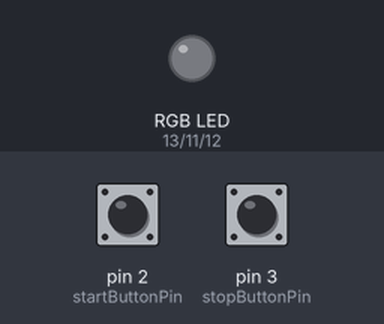
This sketch was run on a simulated Arduino Uno, built with avr-gcc and run on an emulated ATmega328P. Shown: an RGB LED mixed from three pins (HIGH = lit). Dashed ring = blinking. Inputs (shaded band) come from the test bench; at power-on: pin 2 (startButtonPin) LOW, pin 3 (stopButtonPin) LOW.

Above: at 1.2 s.
1.3 s: pin 2 (startButtonPin) pulled HIGH for 0.15 s
At 1.7 s:
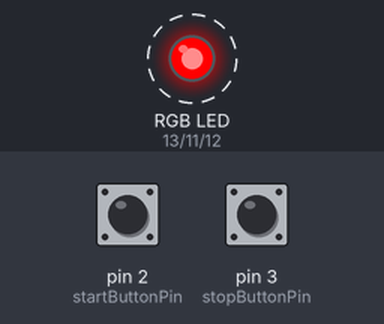
4.3 s: pin 3 (stopButtonPin) pulled HIGH for 0.15 s
At 5.3 s:
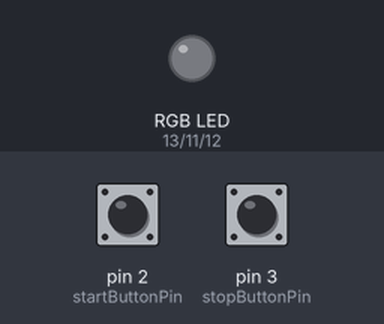
5.9 s: pin 2 (startButtonPin) pulled HIGH for 1 s
At 6.8 s:
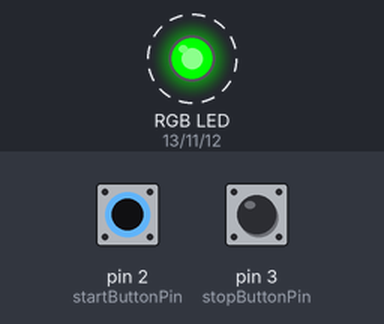
9.9 s: pin 3 (stopButtonPin) pulled HIGH for 1 s
At 10.8 s:
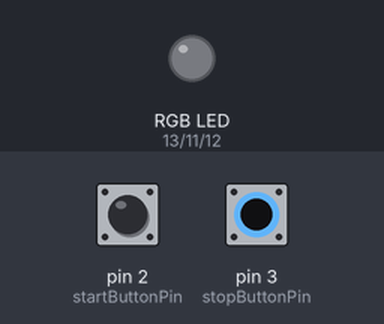
Timing chart, 0 to 12.9 s (numbered marks = the images above; inputs shaded):
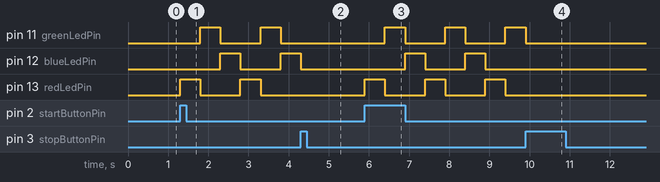

The sketch:

level-3.ino
```cpp
/*
 _______________________________________________________________
/  Name: Kyler. V            level 3          Date: 2023-10-06  \
|                                                               |
|                          Description                          |
|                                                               |
|   This program will display a color on an RGB LED when the    |
|  start button is pressed. The color will change every 500ms.  |
|    When the stop button is pressed, the LED will turn off.    |
\_______________________________________________________________/
*/

/*
-----------------------------------------
|         Initialize variables          |
-----------------------------------------
*/
// Initialize button and LED pins
int startButtonPin = 2;
int stopButtonPin = 3;

int redLedPin = 13;
int greenLedPin = 11;
int blueLedPin = 12;

// Initialize state variables
bool display = false;
int colorIndex = 0;
long int colorSwap = 0;

// Create a struct to represent an RGB color
struct RGB {
    bool r;
    bool g;
    bool b;
};

// Create an array of RGB colors
RGB colors[] = {
    {true, false, false}, // Red
    {false, true, false}, // Green
    {false, false, true}  // Blue
};

// Initialize rgb display function
void rgbDisplay(RGB rgb);

/*
-----------------------------------------
|       Setup pins and interrupts       |
-----------------------------------------
*/
void setup() {
    pinMode(startButtonPin, INPUT);
    pinMode(stopButtonPin, INPUT);

    pinMode(redLedPin, OUTPUT);
    pinMode(greenLedPin, OUTPUT);
    pinMode(blueLedPin, OUTPUT);

    attachInterrupt(digitalPinToInterrupt(startButtonPin), changeStateON, RISING);
    attachInterrupt(digitalPinToInterrupt(stopButtonPin), changeStateOFF, RISING);
}

/*
-----------------------------------------
|               Main loop               |
-----------------------------------------
*/
void loop() {
    // If we are displaying, display the next color
    if (display) {
        rgbDisplay(colors[colorIndex]);
        delay(500);
        colorIndex = (colorIndex < 2) ? (colorIndex + 1) : 0;

    // Otherwise turn off the display
    } else {
        rgbDisplay(RGB{false, false, false});
        colorIndex = 0;
    }
}

// Change the state of the display to ON
void changeStateON() {
    display = true;
}

// Change the state of the display to OFF
void changeStateOFF() {
    display = false;
}

// Display an RGB color
void rgbDisplay(RGB rgb) {
    digitalWrite(redLedPin, rgb.r);
    digitalWrite(greenLedPin, rgb.g);
    digitalWrite(blueLedPin, rgb.b);
}
```

Measured:
- after the input at 1.3 s, pin 11 (greenLedPin): alternates HIGH for 0.50 s and LOW for 1.0 s, starting after 0.50 s; pin 12 (blueLedPin): LOW → HIGH after 1.0 s, → LOW 0.50 s later, → HIGH 1.0 s later; pin 13 (redLedPin): alternates HIGH for 0.50 s and LOW for 1.0 s, starting at once
- after the input at 4.3 s, pin 11 (greenLedPin): stays LOW (without the input it goes to HIGH after 0.50 s); pin 12 (blueLedPin): goes on until 4.3 s, then stays LOW; pin 13 (redLedPin): stays LOW (without the input it goes to HIGH after 0.00 s)
- after the input at 5.9 s, pin 11 (greenLedPin): alternates HIGH for 0.50 s and LOW for 1.0 s, starting after 0.50 s; pin 12 (blueLedPin): alternates HIGH for 0.50 s and LOW for 1.0 s, starting after 1.0 s; pin 13 (redLedPin): alternates HIGH for 0.50 s and LOW for 1.0 s, starting at once
- after the input at 9.9 s, pin 11 (greenLedPin): goes on until 9.9 s, then stays LOW; pin 12 (blueLedPin), pin 13 (redLedPin): stops changing and stays LOW
